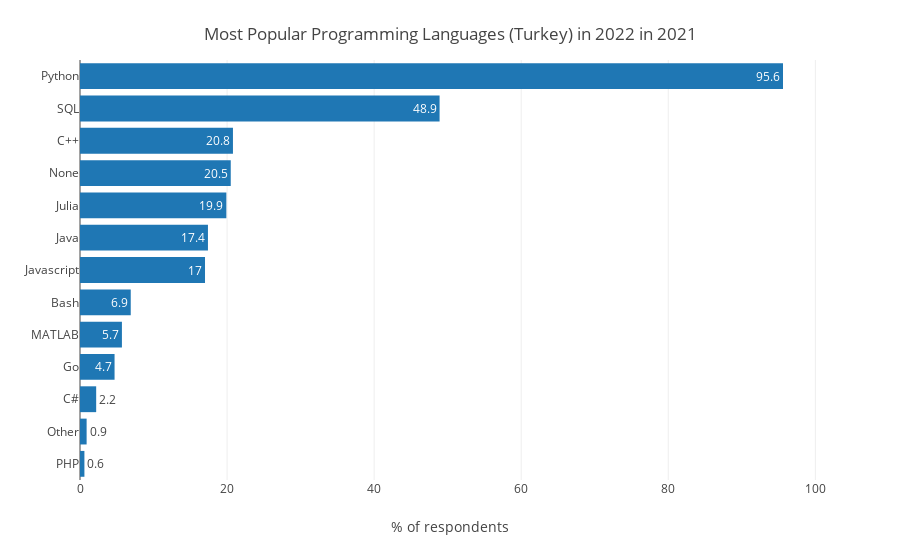

The cell this chart's notebook holds for it:
### Markdown cell above
<div style="color:White; display:fill; border-radius:5px;background-color:#336b87;font-size:170%;font-family:sans-serif;letter-spacing:0.5px;text-align: center">
Programming Languages

</div>

# What is the most popular programming language in Turkey?


* In the 2021 kaggle survey, **python** is the most popular programming language in Turkey.

### Code cell
question_name = 'Q12'
dictionary_of_counts = sort_dictionary_by_percent(df22_TR,
                                                  q12_list_of_columns_2022,
                                                  q12_dictionary_of_counts_2022)

title_for_chart = 'Most Popular Programming Languages (Turkey) in 2022'
title_for_y_axis = '% of respondents'
orientation_for_chart = 'h'
  
plotly_bar_chart(response_counts = dictionary_of_counts,
                 title = title_for_chart,
                 y_axis_title = title_for_y_axis,
                 orientation = orientation_for_chart)

### Figure 1 — Plotly figure (JSON) as saved in the notebook; plotly's stock layout.template omitted (floating-point values rounded to 4 significant figures)
{"data": [{"alignmentgroup": "True", "hovertemplate": "variable=0<br>% of respondents=%{x}<br>=%{y}<br>text=%{text}<extra></extra>", "legendgroup": "0", "marker": {"color": "#1F77B4", "pattern": {"shape": ""}}, "name": "0", "offsetgroup": "0", "orientation": "h", "showlegend": true, "text": [0.6, 0.9, 2.2, 4.7, 5.7, 6.9, 17.0, 17.4, 19.9, 20.5, 20.8, 48.9, 95.6], "textposition": "auto", "type": "bar", "x": [0.6, 0.9, 2.2, 4.7, 5.7, 6.9, 17.0, 17.4, 19.9, 20.5, 20.8, 48.9, 95.6], "xaxis": "x", "y": ["PHP", "Other", "C#", "Go", "MATLAB", "Bash", "Javascript", "Java", "Julia", "None", "C++", "SQL", "Python"], "yaxis": "y"}], "layout": {"barmode": "relative", "legend": {"title": {"text": "variable"}, "tracegroupgap": 0}, "margin": {"t": 60}, "showlegend": false, "title": {"text": "Most Popular Programming Languages (Turkey) in 2022 in 2021", "x": 0.5, "y": 0.95}, "xaxis": {"anchor": "y", "domain": [0.0, 1.0], "title": {"text": "% of respondents"}}, "yaxis": {"anchor": "x", "domain": [0.0, 1.0], "title": {"text": ""}}}}
